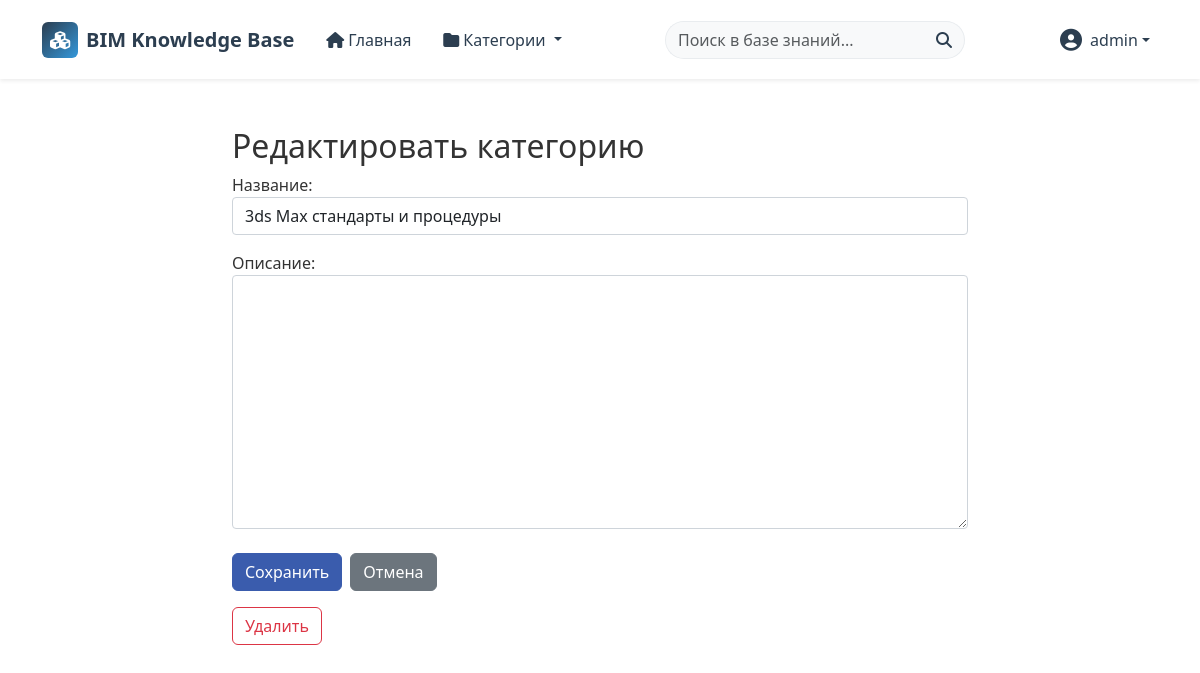
Page /category/4/edit/ (signed in) on the committed database.
### articles/models.py (models this page shows, shortened)
class Category(models.Model):
    name = models.CharField(max_length=200)
    parent = models.ForeignKey('self', on_delete=models.SET_NULL, null=True, blank=True, related_name='subcategories')
    description = models.TextField(blank=True)
    class Meta:
        verbose_name_plural = "Categories"
    def get_absolute_url(self):
        return reverse("category_detail", kwargs={"pk": self.pk})

### articles/views.py (the view)
# urls.py: path('category/<int:id>/edit/', views.category_edit, name='category_edit'),
@login_required
@user_passes_test(is_admin)
def category_edit(request, id):
    category = get_object_or_404(Category, id=id)
    if request.method == 'POST':
        form = CategoryForm(request.POST, instance=category)
        if form.is_valid():
            form.save()
            return redirect('home')
    else:
        form = CategoryForm(instance=category)
    return render(request, 'articles/category_form.html', {'form': form, 'category': category})

### articles/forms.py
class CategoryForm(forms.ModelForm):
    class Meta:
        model = Category
        fields = ['name', 'description']
        labels = {
            'name': "Название",
            'description': "Описание"
        }

### articles/context_proccessors.py (called while the page is built)
def navbar_context(request):
    return{
        "menu": Category.objects.filter(parent=None),
    }

### articles/views.py (called while the page is built)
def is_admin(user):
    return user.is_staff or user.is_superuser

### articles/templates/articles/category_form.html (shortened to what this page needs)
{% extends 'base.html' %}
{% block content %}
<div class="container py-5">
    <div class="row d-flex justify-content-center ">
        <div class="col-md-8">
            <h2>{{ form.instance.pk|yesno:"Редактировать категорию,Создать категорию" }}</h2>
            <form method="post" action="">
                {{ form.as_p }}
                <div class="d-flex justify-content-start gap-2 mt-4">
                    <button type="submit" class="btn btn-primary">Сохранить</button>
                    <a href="{% url 'home' %}" class="btn btn-secondary">Отмена</a>
                </div>
            </form>
            {% if form.instance.pk %}
            <form method="post" action="{% url 'category_delete' category.id %}" class="mt-3" onsubmit="return confirm('Удалить эту категорию?');">
                <button type="submit" class="btn btn-outline-danger">Удалить</button>
            </form>
            {% endif %}
        </div>
    </div>
</div>
{% endblock %}

### templates/navbar.html (shortened to what this page needs)
{% load static %}
<nav class="navbar navbar-expand-lg navbar-light bg-white shadow-sm sticky-top">
  <div class="container">
      <a class="navbar-brand d-flex align-items-center" href="{% url 'home' %}">
          <div class="logo-icon bg-gradient-primary text-white rounded">
              <i class="fas fa-cubes"></i>
          </div>
          <span class="ms-2 fw-bold">BIM Knowledge Base</span>
      </a>
      <div class="collapse navbar-collapse" id="navbarContent">
          <ul class="navbar-nav me-auto mb-2 mb-lg-0">
              <li class="nav-item">
                  <a class="nav-link {% if request.path == '/' %}active{% endif %} px-3" href="{% url 'home' %}">
                      <i class="fas fa-home me-1"></i>Главная
                  </a>
              </li>
              <li class="nav-item dropdown">
                  <a class="nav-link dropdown-toggle px-3" href="#" id="navbarCategories" role="button"
                     data-bs-toggle="dropdown" aria-expanded="false">
                      <i class="fas fa-folder me-1"></i>Категории
                  </a>
              </li>
          </ul>
          <form class="d-flex mx-auto search-form" method="POST" action="{% url 'search_results' %}">
            <div class="input-group">
                <input class="form-control search-input border-end-0" type="search" placeholder="Поиск в базе знаний..."
                       aria-label="Search" name="searched" value="{{ request.POST.searched|default:'' }}">
                <button class="btn search-btn border-start-0" type="submit">
                    <i class="fas fa-search"></i>
                </button>
            </div>
          </form>
          <ul class="navbar-nav ms-auto">
              {% if user.is_authenticated %}
                  <li class="nav-item dropdown">
                      <a class="nav-link dropdown-toggle user-menu d-flex align-items-center" href="#" id="navbarUser" role="button"
                         data-bs-toggle="dropdown" aria-expanded="false">
                          <div class="user-avatar me-2">
                              <i class="fas fa-user-circle"></i>
                          </div>
                          <span>{{ user.username }}</span>
                      </a>
                  </li>
              {% endif %}
          </ul>
      </div>
  </div>
</nav>

### static/css/main.css (style rules this page uses)
.form-control, input[type="text"], input[type="password"], input[type="email"], input[type="url"], select, textarea { display: block; width: 100%; padding: 0.375rem 0.75rem; font-size: 1rem; font-weight: 400; line-height: 1.5; color: #212529; background-color: #fff; background-clip: padding-box; border: 1px solid #ced4da; border-radius: 0.25rem; transition: border-color 0.15s ease-in-out, box-shadow 0.15s ease-in-out; }
:root { --primary-color: #2070b0; --secondary-color: #34495e; --accent-color: #3498db; --light-bg: #f5f9fc; --border-color: #e1e8ed; --text-primary: #333333; --text-secondary: #666666; }
body { color: var(--text-primary); }
a { color: var(--primary-color); text-decoration: none; transition: color 0.3s ease; }
.btn-primary { background-color: var(--accent-color); border-color: var(--accent-color); }
.btn-primary { background-color: #3a5cad; border-color: #3a5cad; }

### templates/navbar.html (style rules this page uses)
.navbar { padding: 15px 0; transition: all 0.3s ease; }
.logo-icon { background: linear-gradient(135deg, #2c3e50 0%, #3498db 100%); width: 36px; height: 36px; border-radius: 8px; display: flex; align-items: center; justify-content: center; font-size: 18px; }
.navbar-brand { font-weight: 700; color: #2c3e50; }
.nav-link { font-weight: 500; color: #2c3e50; transition: all 0.2s ease; }
.search-form { width: 300px; }
.search-input { border-radius: 20px 0 0 20px; border-color: #e9ecef; background-color: #f8f9fa; }
.search-btn { border-radius: 0 20px 20px 0; background-color: #f8f9fa; border-color: #e9ecef; color: #2c3e50; }
.user-avatar { font-size: 22px; color: #2c3e50; }

### rows in the picture
Category: instance.pk "Редактировать категорию", name "3ds Max стандарты и процедуры"

### other values in the picture
{{ user.username }} "admin"
